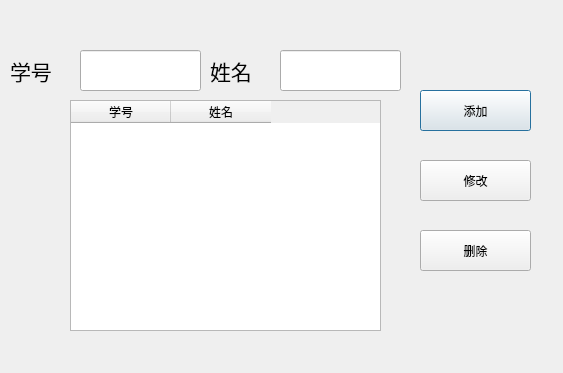
<?xml version="1.0" encoding="UTF-8"?>
<ui version="4.0">
 <class>Dialog</class>
 <widget class="QDialog" name="Dialog">
  <property name="geometry">
   <rect>
    <x>0</x>
    <y>0</y>
    <width>563</width>
    <height>373</height>
   </rect>
  </property>
  <property name="windowTitle">
   <string>Dialog</string>
  </property>
  <widget class="QLineEdit" name="lineEdit1">
   <property name="geometry">
    <rect>
     <x>80</x>
     <y>50</y>
     <width>121</width>
     <height>41</height>
    </rect>
   </property>
   <property name="font">
    <font>
     <family>楷体</family>
     <pointsize>16</pointsize>
    </font>
   </property>
  </widget>
  <widget class="QLineEdit" name="lineEdit2">
   <property name="geometry">
    <rect>
     <x>280</x>
     <y>50</y>
     <width>121</width>
     <height>41</height>
    </rect>
   </property>
   <property name="font">
    <font>
     <family>楷体</family>
     <pointsize>16</pointsize>
    </font>
   </property>
  </widget>
  <widget class="QLabel" name="label">
   <property name="geometry">
    <rect>
     <x>10</x>
     <y>50</y>
     <width>71</width>
     <height>41</height>
    </rect>
   </property>
   <property name="font">
    <font>
     <family>Agency FB</family>
     <pointsize>16</pointsize>
    </font>
   </property>
   <property name="text">
    <string>学号</string>
   </property>
  </widget>
  <widget class="QLabel" name="label_2">
   <property name="geometry">
    <rect>
     <x>210</x>
     <y>50</y>
     <width>71</width>
     <height>41</height>
    </rect>
   </property>
   <property name="font">
    <font>
     <family>Agency FB</family>
     <pointsize>16</pointsize>
    </font>
   </property>
   <property name="text">
    <string>姓名</string>
   </property>
  </widget>
  <widget class="QTableWidget" name="tableWidget">
   <property name="geometry">
    <rect>
     <x>70</x>
     <y>100</y>
     <width>311</width>
     <height>231</height>
    </rect>
   </property>
   <column>
    <property name="text">
     <string>学号</string>
    </property>
   </column>
   <column>
    <property name="text">
     <string>姓名</string>
    </property>
   </column>
  </widget>
  <widget class="QPushButton" name="add">
   <property name="geometry">
    <rect>
     <x>420</x>
     <y>90</y>
     <width>111</width>
     <height>41</height>
    </rect>
   </property>
   <property name="text">
    <string>添加</string>
   </property>
  </widget>
  <widget class="QPushButton" name="del">
   <property name="geometry">
    <rect>
     <x>420</x>
     <y>230</y>
     <width>111</width>
     <height>41</height>
    </rect>
   </property>
   <property name="text">
    <string>删除</string>
   </property>
  </widget>
  <widget class="QPushButton" name="edit">
   <property name="geometry">
    <rect>
     <x>420</x>
     <y>160</y>
     <width>111</width>
     <height>41</height>
    </rect>
   </property>
   <property name="text">
    <string>修改</string>
   </property>
  </widget>
 </widget>
 <layoutdefault spacing="6" margin="11"/>
 <resources/>
 <connections/>
</ui>
